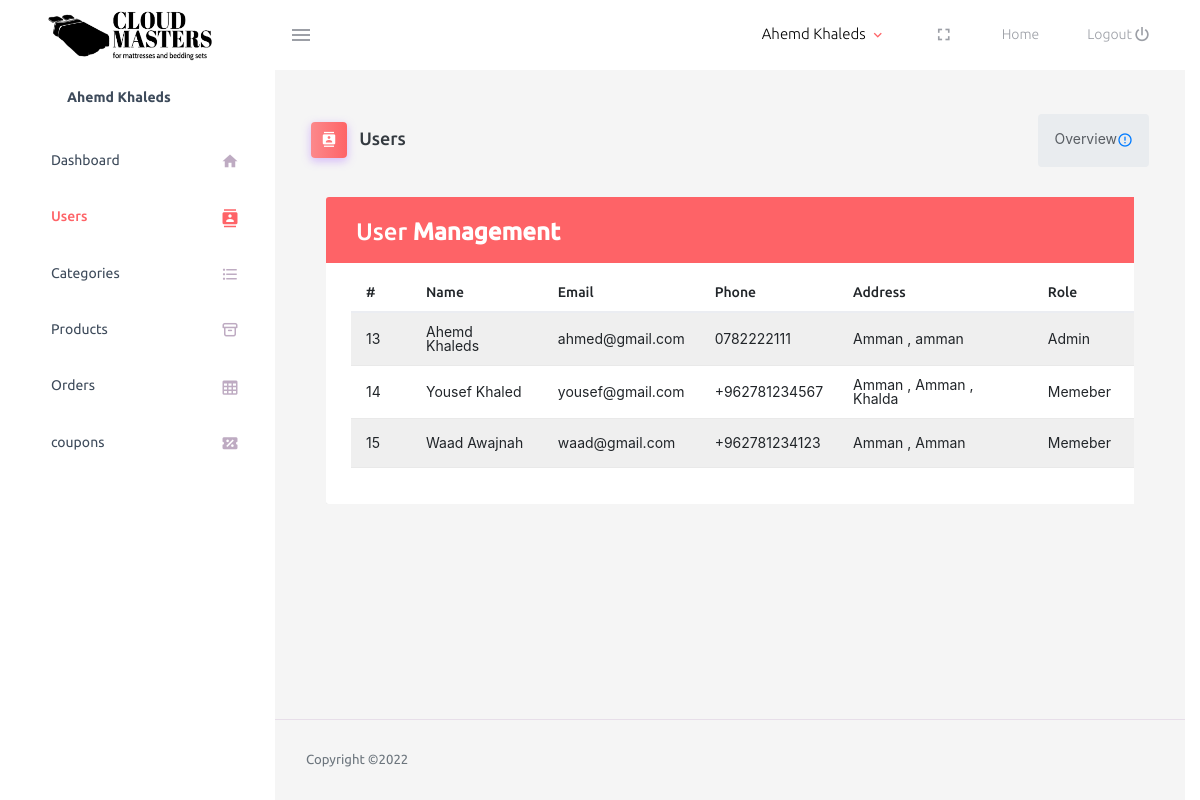
/store/admin/views/users.php (signed in), run on the app's committed database.
### tables this page shows
CREATE TABLE `users` (
  `user_id` int NOT NULL,
  `first_name` varchar(255) NOT NULL,
  `last_name` varchar(255) NOT NULL,
  `address` varchar(255) NOT NULL,
  `phone` varchar(255) NOT NULL,
  `email` varchar(255) NOT NULL,
  `password` varchar(255) NOT NULL,
  `is_admin` tinyint NOT NULL DEFAULT '0',
  `city` varchar(255) NOT NULL
);

### store/views/connection.php (called while the page is built, shortened)
<?php
try {
    $connect = new PDO(
        'mysql:host=localhost;dbname=e-commerce',
        'root',
        'root'
    );
    $connect->setAttribute(PDO::ATTR_ERRMODE, PDO::ERRMODE_EXCEPTION);
} catch (PDOException $e) {
    echo 'connection falid ' . $e->getMessage();
}
if (isset($_SESSION['userid'])) {
    $curUser = $_SESSION['userid'];
    $user = $connect->query("SELECT * from users WHERE user_id='$curUser'");
}
?>

### store/admin/views/users.php (the view, shortened to what this page needs)
<?php
require_once '../../views/connection.php';
$users = $connect->query('SELECT * FROM users');
$users = $users->fetchAll();
?>
<?php require 'header.php'; ?>
<div class="container-fluid page-body-wrapper">
<?php require 'sidebar.php'; ?>
<div class="main-panel">
          <div class="content-wrapper" style="background:whitesmoke;">
            <div class="page-header">
              <h3 class="page-title">
                <span class="page-title-icon bg-gradient-primary text-white me-2">
                  <i class="mdi mdi-contacts menu-icon"></i>
                </span> Users
              </h3>
              <nav aria-label="breadcrumb">
                <ul class="breadcrumb">
                  <li class="breadcrumb-item active" aria-current="page">
                    <span></span>Overview <i class="mdi mdi-alert-circle-outline icon-sm text-primary align-middle"></i>
                  </li>
                </ul>
              </nav>
            </div>
            <div class="container-xl">
    <div class="table-responsive">
        <div class="table-wrapper">
            <div class="table-title">
                <div class="row">
                    <div class="col-sm-5">
                        <h2>User <b>Management</b></h2>
                    </div>
                    <div class="col-sm-7">
                    </div>
                </div>
            </div>
            <table class="table table-striped table-hover">
                <thead>
                    <tr>
                        <th>#</th>
                        <th>Name</th>
                        <th>Email</th>
                        <th>Phone</th>
                        <th>Address</th>
                        <th>Role</th>
                        <th>Orders</th>
                    </tr>
                </thead>
                <tbody>
                    <?php foreach ($users as $user) { ?>
                    <tr>
                        <td><?php echo $user['user_id']; ?></td>
                        <td><?php
                        echo $user['first_name'] . ' ';
                        echo $user['last_name'];
                        ?></td>
                        <td><?php echo $user[
                            'email'
                        ]; ?></td>
                        <td><?php echo $user[
                            'phone'
                        ]; ?></td>
                        <td><?php echo $user['city']; ?> , <?php echo $user[
     'address'
 ]; ?></td>
                        <td><?php echo $user['is_admin']
                            ? 'Admin'
                            : 'Memeber'; ?></td>
                        <td>
                        </td>
                    </tr>
                    <?php } ?>
                </tbody>
            </table>
        </div>
    </div>
</div>
</div>
<?php require 'footer.php'; ?>

### store/admin/views/header.php (shortened to what this page needs)
<?php require_once '../../views/connection.php'; ?>
<?php
$curId = $_SESSION['userid'];
$curUser = $connect->query("SELECT * FROM users WHERE user_id='$curId'");
$curUser = $curUser->fetch();
?>
<!DOCTYPE html>
<html lang="en">
  <head>
    <link rel="stylesheet" href="../assets/css/users.css">
    <link rel="stylesheet" href="https://cdnjs.cloudflare.com/ajax/libs/font-awesome/6.2.0/css/all.min.css">
    <link rel="stylesheet" href="../assets/vendors/mdi/css/materialdesignicons.min.css">
    <link rel="stylesheet" href="../assets/vendors/css/vendor.bundle.base.css">
    <link rel="stylesheet" href="https://unicons.iconscout.com/release/v4.0.0/css/line.css">
    <link rel="stylesheet" href="../assets/css/style.css">
    <link rel="stylesheet" href="https://stackpath.bootstrapcdn.com/bootstrap/4.5.0/css/bootstrap.min.css">
    <link rel="stylesheet" href="https://maxcdn.bootstrapcdn.com/font-awesome/4.7.0/css/font-awesome.min.css">
  </head>
  <body>
      <nav class="navbar default-layout-navbar col-lg-12 col-12 p-0 fixed-top d-flex flex-row">
        <div class="text-center navbar-brand-wrapper d-flex align-items-center justify-content-center">
          <a class="navbar-brand brand-logo" href="../views/index.php"><img src="../../images/ltrblack.png" alt="logo" style="min-height: 60px; min-width:175px;" /></a>
        </div>
        <div class="navbar-menu-wrapper d-flex align-items-stretch">
          <button class="navbar-toggler navbar-toggler align-self-center" type="button" data-toggle="minimize">
            <span class="mdi mdi-menu"></span>
          </button>
          <ul class="navbar-nav navbar-nav-right">
            <li class="nav-item nav-profile dropdown">
              <a class="nav-link dropdown-toggle" id="profileDropdown" href="#" data-bs-toggle="dropdown" aria-expanded="false">
                <div class="nav-profile-text">
                  <p class="mb-1 text-black"><?php echo $curUser['first_name'] .
                      ' ' .
                      $curUser['last_name']; ?></p>
                </div>
              </a>
            </li>
            <li class="nav-item d-none d-lg-block full-screen-link">
            <a class="nav-link">
                <i class="mdi mdi-fullscreen" id="fullscreen-button"></i>
              </a>
            </li>
            <li class="nav-item nav-logout d-none d-lg-block">
              <a class="nav-link" href="../../views/index.php">
                Home
              </a>
            </li>
            <li class="nav-item nav-logout d-none d-lg-block">
              <a class="nav-link" href="../../views/profile/logout.php">
                Logout
                <i class="mdi mdi-power"></i>
              </a>
            </li>
          </ul>
        </div>
      </nav>

### store/admin/views/sidebar.php
<nav class="sidebar sidebar-offcanvas" id="sidebar">
  <ul class="nav">
    <li class="nav-item nav-profile">
      <a href="#" class="nav-link">
        <div class="nav-profile-text d-flex flex-column">
          <span class="font-weight-bold mb-2"><?php echo $curUser[
              'first_name'
          ] .
              ' ' .
              $curUser['last_name']; ?></span>
        </div>
      </a>
    </li>
    <li class="nav-item">
      <a class="nav-link" href="index.php">
        <span class="menu-title">Dashboard</span>
        <i class="mdi mdi-home menu-icon"></i>
      </a>
    </li>
    <li class="nav-item">
      <a class="nav-link" href="users.php">
        <span class="menu-title">Users</span>
        <i class="mdi mdi-contacts menu-icon"></i>
      </a>
    </li>
    <li class="nav-item">
      <a class="nav-link" href="categories.php">
        <span class="menu-title">Categories</span>
        <i class="mdi mdi-format-list-bulleted menu-icon"></i>
      </a>
    </li>
    <li class="nav-item">
      <a class="nav-link" href="products.php">
        <span class="menu-title">Products</span>
        <i class="uil uil-archive menu-icon"></i>
      </a>
    </li>
    <li class="nav-item">
      <a class="nav-link" href="orders.php">
        <span class="menu-title">Orders</span>
        <i class="mdi mdi-table-large menu-icon"></i>
      </a>
    </li>
    <li class="nav-item">
      <a class="nav-link" href="coupons.php">
        <span class="menu-title">coupons</span>
        <i class="mdi mdi-ticket-percent menu-icon"></i>
      </a>
    </li>
  </ul>
</nav>

### store/admin/assets/css/users.css (style rules this page uses)
body { color: #566787; background: #f5f5f5; font-family: 'Varela Round', sans-serif; font-size: 13px; }
.table-responsive { margin: 30px 0; }
.table-wrapper { min-width: 1000px; background: #fff; padding: 20px 25px; border-radius: 3px; box-shadow: 0 1px 1px rgba(0,0,0,.05); }
.table-title { padding-bottom: 15px; background: #fe6367; color: #fff; padding: 16px 30px; margin: -20px -25px 10px; border-radius: 3px 3px 0 0; }
.table-title h2 { margin: 5px 0 0; font-size: 24px; }
table.table tr th, table.table tr td { border-color: #e9e9e9; padding: 12px 15px; vertical-align: middle; }
table.table tr th:first-child { width: 60px; }
table.table-striped tbody tr:nth-of-type(odd) { background-color: #fcfcfc; }

### data on the page
users: first_name "Ahemd", last_name "Khaleds", user_id "13", email "ahmed@gmail.com", phone "0782222111", city "Amman", address "amman", is_admin "Admin"
users: user_id "14", first_name "Yousef", last_name "Khaled", email "yousef@gmail.com", phone "+962781234567", city "Amman", address "Amman , Khalda", is_admin "Memeber"
users: user_id "15", first_name "Waad", last_name "Awajnah", email "waad@gmail.com", phone "+962781234123", city "Amman", address "Amman", is_admin "Memeber"
